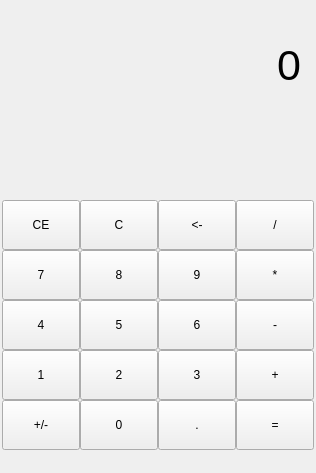
<?xml version="1.0" encoding="UTF-8"?>
<ui version="4.0">
 <class>MainWindow</class>
 <widget class="QMainWindow" name="MainWindow">
  <property name="geometry">
   <rect>
    <x>0</x>
    <y>0</y>
    <width>316</width>
    <height>473</height>
   </rect>
  </property>
  <property name="windowTitle">
   <string>MainWindow</string>
  </property>
  <property name="styleSheet">
   <string notr="true">background-color='#000'</string>
  </property>
  <property name="documentMode">
   <bool>false</bool>
  </property>
  <widget class="QWidget" name="centralwidget">
   <widget class="QPushButton" name="btn2">
    <property name="geometry">
     <rect>
      <x>80</x>
      <y>350</y>
      <width>78</width>
      <height>50</height>
     </rect>
    </property>
    <property name="text">
     <string>2</string>
    </property>
    <property name="shortcut">
     <string>2</string>
    </property>
   </widget>
   <widget class="QPushButton" name="btn0">
    <property name="geometry">
     <rect>
      <x>80</x>
      <y>400</y>
      <width>78</width>
      <height>50</height>
     </rect>
    </property>
    <property name="text">
     <string>0</string>
    </property>
    <property name="shortcut">
     <string>0</string>
    </property>
   </widget>
   <widget class="QPushButton" name="btn3">
    <property name="geometry">
     <rect>
      <x>158</x>
      <y>350</y>
      <width>78</width>
      <height>50</height>
     </rect>
    </property>
    <property name="text">
     <string>3</string>
    </property>
    <property name="shortcut">
     <string>3</string>
    </property>
   </widget>
   <widget class="QPushButton" name="btn1">
    <property name="geometry">
     <rect>
      <x>2</x>
      <y>350</y>
      <width>78</width>
      <height>50</height>
     </rect>
    </property>
    <property name="text">
     <string>1</string>
    </property>
    <property name="shortcut">
     <string>1</string>
    </property>
   </widget>
   <widget class="QPushButton" name="btn5">
    <property name="geometry">
     <rect>
      <x>80</x>
      <y>300</y>
      <width>78</width>
      <height>50</height>
     </rect>
    </property>
    <property name="text">
     <string>5</string>
    </property>
    <property name="shortcut">
     <string>5</string>
    </property>
   </widget>
   <widget class="QPushButton" name="btn4">
    <property name="geometry">
     <rect>
      <x>2</x>
      <y>300</y>
      <width>78</width>
      <height>50</height>
     </rect>
    </property>
    <property name="text">
     <string>4</string>
    </property>
    <property name="shortcut">
     <string>4</string>
    </property>
   </widget>
   <widget class="QPushButton" name="btn6">
    <property name="geometry">
     <rect>
      <x>158</x>
      <y>300</y>
      <width>78</width>
      <height>50</height>
     </rect>
    </property>
    <property name="text">
     <string>6</string>
    </property>
    <property name="shortcut">
     <string>6</string>
    </property>
   </widget>
   <widget class="QPushButton" name="btn9">
    <property name="geometry">
     <rect>
      <x>158</x>
      <y>250</y>
      <width>78</width>
      <height>50</height>
     </rect>
    </property>
    <property name="text">
     <string>9</string>
    </property>
    <property name="shortcut">
     <string>9</string>
    </property>
   </widget>
   <widget class="QPushButton" name="btn8">
    <property name="geometry">
     <rect>
      <x>80</x>
      <y>250</y>
      <width>78</width>
      <height>50</height>
     </rect>
    </property>
    <property name="text">
     <string>8</string>
    </property>
    <property name="shortcut">
     <string>8</string>
    </property>
   </widget>
   <widget class="QPushButton" name="btn7">
    <property name="geometry">
     <rect>
      <x>2</x>
      <y>250</y>
      <width>78</width>
      <height>50</height>
     </rect>
    </property>
    <property name="text">
     <string>7</string>
    </property>
    <property name="shortcut">
     <string>7</string>
    </property>
   </widget>
   <widget class="QPushButton" name="btnResult">
    <property name="geometry">
     <rect>
      <x>236</x>
      <y>400</y>
      <width>78</width>
      <height>50</height>
     </rect>
    </property>
    <property name="text">
     <string>=</string>
    </property>
    <property name="shortcut">
     <string>Enter</string>
    </property>
   </widget>
   <widget class="QPushButton" name="btnMinus">
    <property name="geometry">
     <rect>
      <x>236</x>
      <y>300</y>
      <width>78</width>
      <height>50</height>
     </rect>
    </property>
    <property name="text">
     <string>-</string>
    </property>
    <property name="shortcut">
     <string>-</string>
    </property>
   </widget>
   <widget class="QPushButton" name="btnMultiple">
    <property name="geometry">
     <rect>
      <x>236</x>
      <y>250</y>
      <width>78</width>
      <height>50</height>
     </rect>
    </property>
    <property name="text">
     <string>*</string>
    </property>
    <property name="shortcut">
     <string>*</string>
    </property>
   </widget>
   <widget class="QPushButton" name="btnPlus">
    <property name="geometry">
     <rect>
      <x>236</x>
      <y>350</y>
      <width>78</width>
      <height>50</height>
     </rect>
    </property>
    <property name="text">
     <string>+</string>
    </property>
    <property name="shortcut">
     <string>+</string>
    </property>
   </widget>
   <widget class="QPushButton" name="btnDivide">
    <property name="geometry">
     <rect>
      <x>236</x>
      <y>200</y>
      <width>78</width>
      <height>50</height>
     </rect>
    </property>
    <property name="mouseTracking">
     <bool>false</bool>
    </property>
    <property name="text">
     <string>/</string>
    </property>
    <property name="shortcut">
     <string>/</string>
    </property>
   </widget>
   <widget class="QLabel" name="labelResult">
    <property name="geometry">
     <rect>
      <x>10</x>
      <y>30</y>
      <width>291</width>
      <height>71</height>
     </rect>
    </property>
    <property name="sizePolicy">
     <sizepolicy hsizetype="Preferred" vsizetype="Preferred">
      <horstretch>9</horstretch>
      <verstretch>0</verstretch>
     </sizepolicy>
    </property>
    <property name="font">
     <font>
      <pointsize>32</pointsize>
      <italic>false</italic>
      <underline>false</underline>
      <strikeout>false</strikeout>
      <kerning>true</kerning>
     </font>
    </property>
    <property name="text">
     <string>0</string>
    </property>
    <property name="textFormat">
     <enum>Qt::AutoText</enum>
    </property>
    <property name="alignment">
     <set>Qt::AlignRight|Qt::AlignTrailing|Qt::AlignVCenter</set>
    </property>
   </widget>
   <widget class="QPushButton" name="btnErase">
    <property name="geometry">
     <rect>
      <x>158</x>
      <y>200</y>
      <width>78</width>
      <height>50</height>
     </rect>
    </property>
    <property name="mouseTracking">
     <bool>false</bool>
    </property>
    <property name="text">
     <string>&lt;-</string>
    </property>
    <property name="shortcut">
     <string>Backspace</string>
    </property>
   </widget>
   <widget class="QPushButton" name="btnDot">
    <property name="geometry">
     <rect>
      <x>158</x>
      <y>400</y>
      <width>78</width>
      <height>50</height>
     </rect>
    </property>
    <property name="text">
     <string>.</string>
    </property>
    <property name="shortcut">
     <string>,, .</string>
    </property>
   </widget>
   <widget class="QPushButton" name="btnNegate">
    <property name="geometry">
     <rect>
      <x>2</x>
      <y>400</y>
      <width>78</width>
      <height>50</height>
     </rect>
    </property>
    <property name="text">
     <string>+/-</string>
    </property>
   </widget>
   <widget class="QPushButton" name="btnC">
    <property name="geometry">
     <rect>
      <x>80</x>
      <y>200</y>
      <width>78</width>
      <height>50</height>
     </rect>
    </property>
    <property name="mouseTracking">
     <bool>false</bool>
    </property>
    <property name="text">
     <string>C</string>
    </property>
   </widget>
   <widget class="QPushButton" name="btnCE">
    <property name="geometry">
     <rect>
      <x>2</x>
      <y>200</y>
      <width>78</width>
      <height>50</height>
     </rect>
    </property>
    <property name="mouseTracking">
     <bool>false</bool>
    </property>
    <property name="text">
     <string>CE</string>
    </property>
   </widget>
  </widget>
  <widget class="QMenuBar" name="menubar">
   <property name="geometry">
    <rect>
     <x>0</x>
     <y>0</y>
     <width>316</width>
     <height>21</height>
    </rect>
   </property>
  </widget>
 </widget>
 <resources/>
 <connections/>
</ui>
